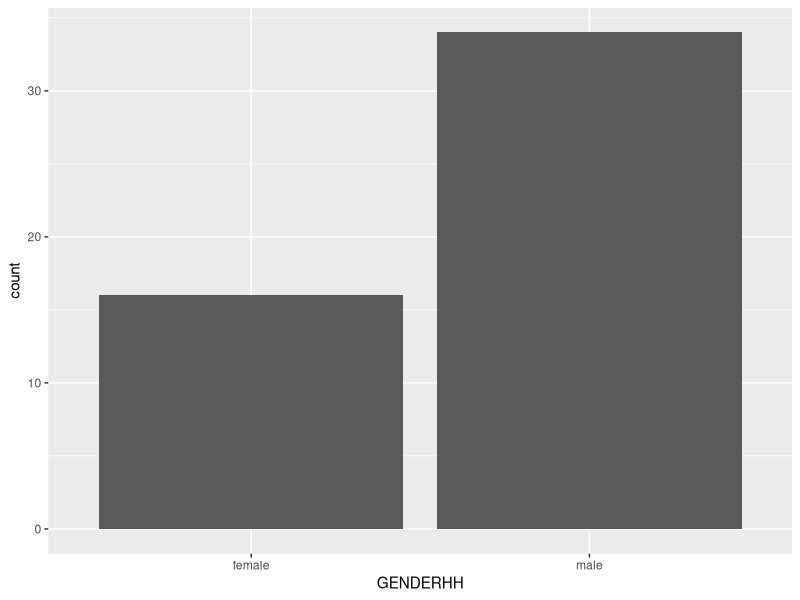
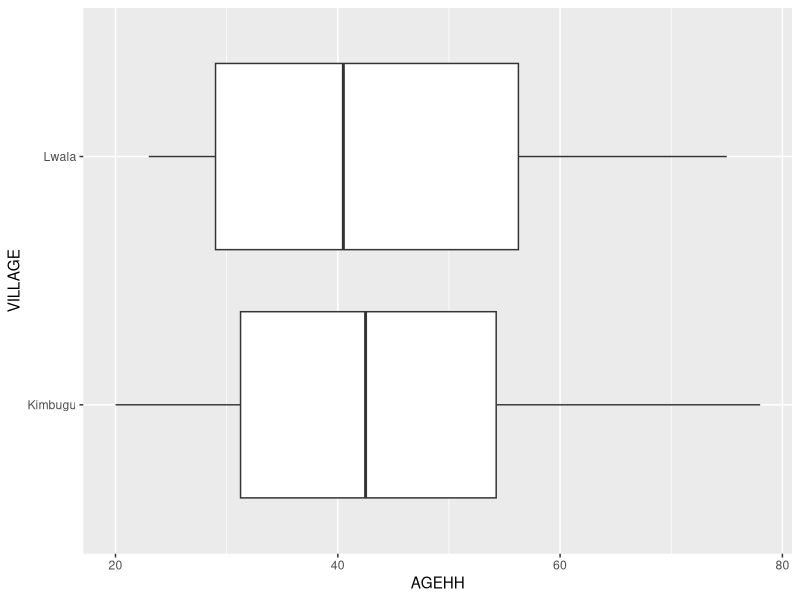
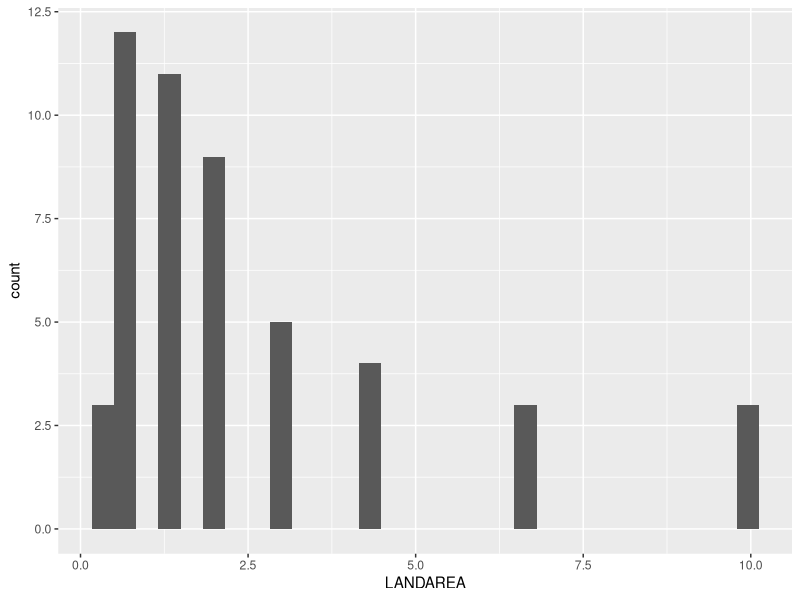
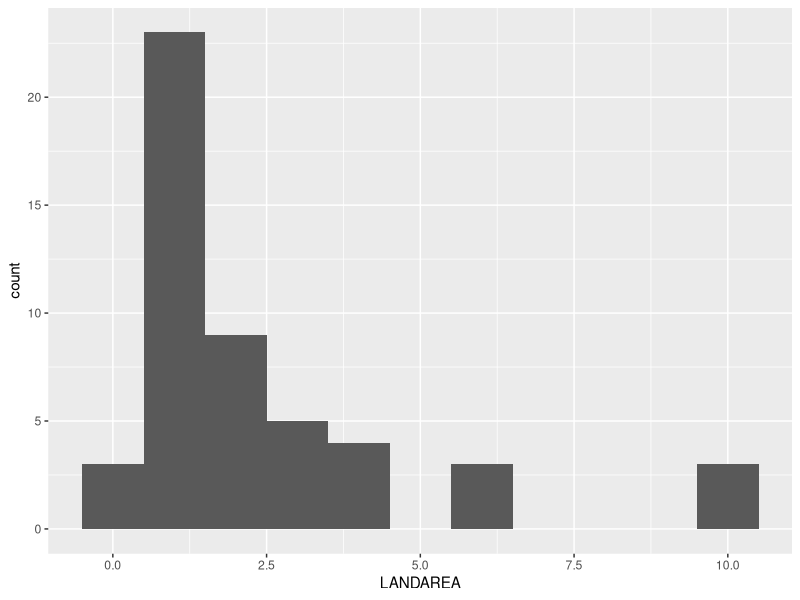
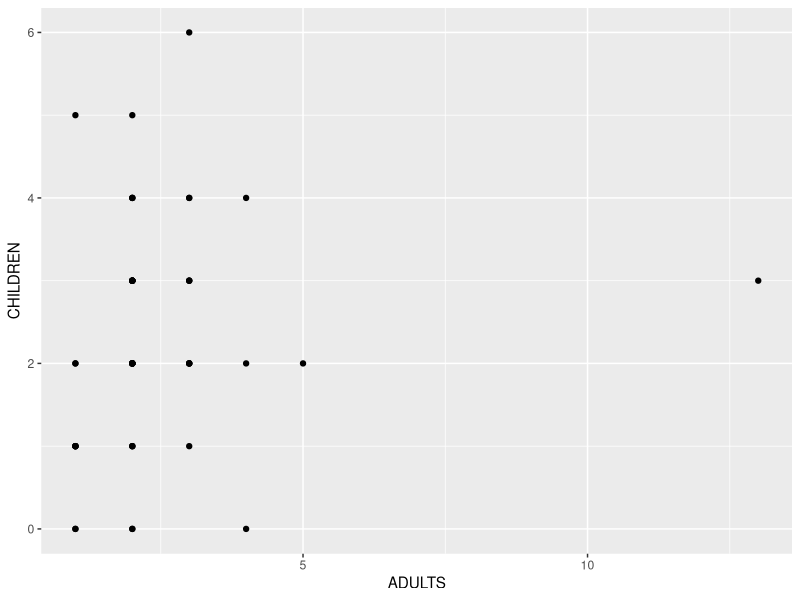
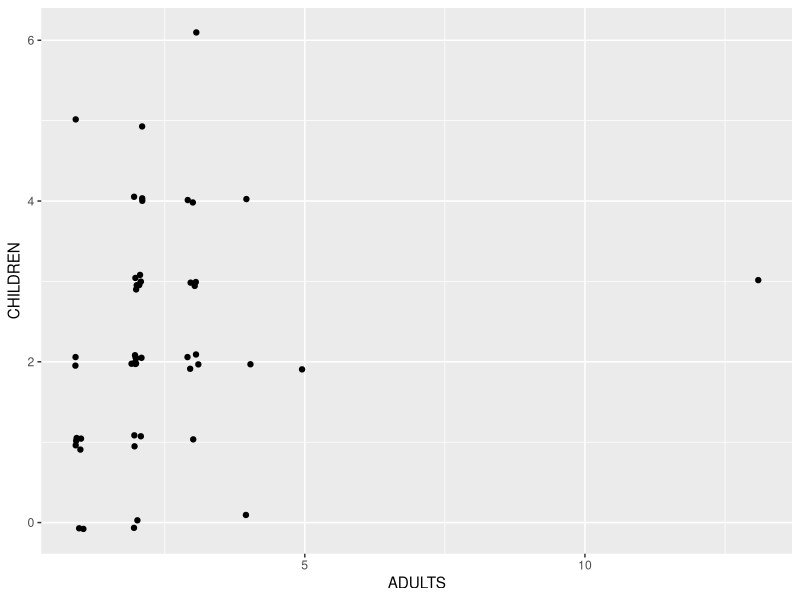

These charts were generated, in order, by the following R code:
## ---- chunk 1

library(tidyverse)
library(knitr)

BeanSurvey<-read.csv("bean_survey.csv")

## ---- chunk 2

ggplot(data=BeanSurvey, aes(x=GENDERHH)) + 
  geom_bar()

## ---- chunk 3
ggplot(data = BeanSurvey,  aes(x = AGEHH, y = VILLAGE)) +
  geom_boxplot()
## ---- chunk 4

ggplot(data=BeanSurvey,aes(x=LANDAREA))+
  geom_histogram()

## ---- chunk 5
ggplot(data=BeanSurvey,aes(x=LANDAREA))+
  geom_histogram(binwidth = 1)
## ---- chunk 6
ggplot(data=BeanSurvey,aes(x=ADULTS,y=CHILDREN))+
  geom_point()
## ---- chunk 7
ggplot(data=BeanSurvey,aes(x=ADULTS,y=CHILDREN))+
  geom_jitter(width=0.1,height=0.1)
